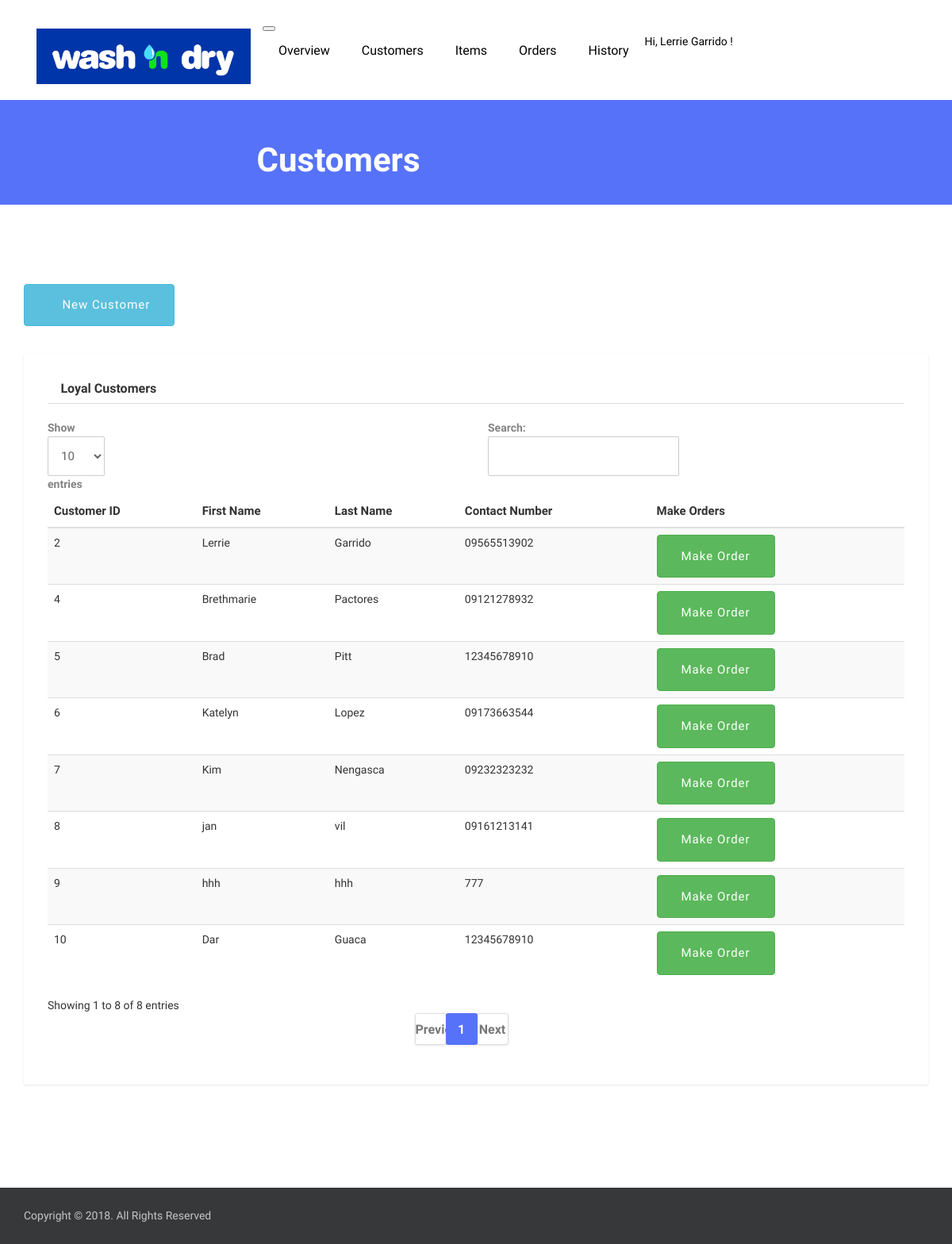
The app's page /pssychcare/laundry/customers.php (signed in) with its own data.
### tables this page shows
CREATE TABLE IF NOT EXISTS `customers` (
`id` int(11) NOT NULL,
  `fname` varchar(50) NOT NULL,
  `lname` varchar(50) NOT NULL,
  `contact_num` varchar(11) NOT NULL
);

### pssychcare/laundry/customers.php (the view, shortened to what this page needs)
<?php
    $query="SELECT * FROM customers";
    $result = mysqli_query($sql, $query);
?>
<!DOCTYPE html>
<html lang="en">
<head>
	<link href="plugins/jquery-ui/jquery-ui.min.html" rel="stylesheet">
	<link href="plugins/bootstrap/dist/css/bootstrap.min.css" rel="stylesheet">
	<link href="plugins/font-awesome/css/font-awesome.min.css" rel="stylesheet">
	<link href="plugins/slick-carousel/slick/slick.css" rel="stylesheet">
	<link href="plugins/slick-carousel/slick/slick-theme.css" rel="stylesheet">
	<link href="plugins/fancybox/jquery.fancybox.pack.css" rel="stylesheet">
	<link href="plugins/jquery-nice-select/css/nice-select.css" rel="stylesheet">
	<link href="plugins/seiyria-bootstrap-slider/dist/css/bootstrap-slider.min.css" rel="stylesheet">
	<link href="css/style.css" rel="stylesheet">
    <link rel="stylesheet" type="text/css" href="https://cdn.datatables.net/v/dt/dt-1.10.16/datatables.min.css"/>
</head>
<body class="body-wrapper">
<section>
	<div class="container">
		<div class="row">
			<div class="col-md-12">
				<?php include('navbar.php') ?>
			</div>
		</div>
	</div>
</section>
<section class="page-title">
	<div class="container">
		<div class="row">
			<div class="col-md-8 offset-md-2 text-center">
				<h3><i class="fa fa-users" aria-hidden="true"></i> Customers</h3>
			</div>
		</div>
	</div>
</section>
<section class="blog section">
	<div class="container">
		<div class="row">
			<div class="col-md-10 offset-md-1 col-lg-12 offset-lg-0">
				<div class="sidebar">
					<div>
						<button type="button" class="btn btn-info" style="margin-bottom: 3%" data-toggle="modal" data-target="#customer_modal"><i class="fa fa-user"></i> New Customer
						</button>
					</div>
				</div>
			</div>
			<div class="col-md-10 offset-md-1 col-lg-12 offset-lg-0">
				<div class="sidebar">
					<div class="widget category">
						<h5 class="widget-header"><i class="fa fa-users"></i> Loyal Customers</h5>
						<form action="claim.php" method="POST">
							<table class="table table-striped table-hover" id="orders">
								<thead>
			                        <tr style="font-size: 15px">
				                        <th>Customer ID</th>
				                        <th>First Name</th>
				                        <th>Last Name</th>
				                        <th>Contact Number</th>
				                        <th>Make Orders</th>
			                    	</tr>
		                    	</thead>
		                    	<tbody>
			                    	<?php while ($row=mysqli_fetch_array($result)) {?>
				                    	<tr style='font-size:14px'>
			                        		<td><?php echo $row['id'] ?>
			                        		</td>
			                        		<td><?php echo $row['fname'] ?></td>
			                        		<td><?php echo $row['lname'] ?></td>
			                        		<td><?php echo $row['contact_num'] ?></td>
			                        		<td><a href="dashboard.php?id=<?php echo $row['id']?>" class="btn btn-success btn-sm">
			                        		Make Order</a></td>
			                        	</tr>
			                    	<?php } ?>
			                    </tbody>
	                        </table>
                        </form>
					</div>
				</div>
			</div>
		</div>
	</div>
</section>
<footer class="footer-bottom">
    <div class="container">
      <div class="row">
        <div class="col-sm-6 col-12">
          <div class="copyright">
            <p>Copyright © 2018. All Rights Reserved</p>
          </div>
        </div>
        <div class="col-sm-6 col-12">
          <ul class="social-media-icons text-right">
              <li><a class="fa fa-facebook" href="#"></a></li>
              <li><a class="fa fa-twitter" href="#"></a></li>
              <li><a class="fa fa-pinterest-p" href="#"></a></li>
              <li><a class="fa fa-vimeo" href="#"></a></li>
            </ul>
        </div>
      </div>
    </div>
</footer>
</body>
</html>

### pssychcare/laundry/navbar.php (shortened to what this page needs)
<?php
    if (isset($_SESSION['admin_user'])) {
        $userQuery = "SELECT * FROM admin WHERE id='".$_SESSION['admin_user']."'";
        $userResult = mysqli_query($sql, $userQuery);
        $userRow = mysqli_fetch_array($userResult);
    }else{
        header("location: index.php");
    }
?>
<nav class="navbar navbar-expand-lg  navigation">
	<a class="navbar-brand" href="overview.php">
		<img src="images/wndl.jpg" width="270" height="70" alt="Wash N' dry">
	</a>
	<button class="navbar-toggler" type="button" data-toggle="collapse" data-target="#navbarSupportedContent" aria-controls="navbarSupportedContent" aria-expanded="false" aria-label="Toggle navigation">
	</button>
	<div class="collapse navbar-collapse" id="navbarSupportedContent">
		<ul class="navbar-nav ml-auto main-nav ">
			<li class="nav-item">
				<a class="nav-link" href="overview.php">Overview</a>
			</li>
			<li class="nav-item">
				<a class="nav-link" href="customers.php">Customers</a>
			</li>
			<li class="nav-item">
				<a class="nav-link" href="items.php">Items</a>
			</li>
			<li class="nav-item">
				<a class="nav-link" href="orders.php">Orders</a>
			</li>
			<li class="nav-item">
				<a class="nav-link" href="history.php">History</a>
			</li>
		</ul>
		<ul class="navbar-nav ml-auto mt-10">
			<li class="nav-item dropdown dropdown-slide">
				<a class="nav-link dropdown-toggle" href="#" data-toggle="dropdown" aria-haspopup="true" aria-expanded="false">
					<?php echo 'Hi, '.$userRow['1'].' '.$userRow['2'].' ! ';?><span></i></span>
				</a>
			</li>
		</ul>
	</div>
</nav>

### pssychcare/laundry/css/style.css (style rules this page uses)
body { line-height: 1.5; font-family: "Muli", sans-serif; }
p, li, input, select, button { font-family: "Muli", sans-serif; color: #666; font-size: 14px; font-weight: 400; }
h1, h2, h3, h4, h5, h6 { font-family: "Muli", sans-serif; font-weight: 600; color: #333; }
p { color: #666; }
h3 { font-size: 20px; }
p { color: #888; }
ol, ul { margin: 0; padding: 0; list-style: none; }
a { transition: all .3s ease-in 0s; color: #000; }
button { cursor: pointer; }
.section { padding: 100px 0; }
.btn { font-size: 15px; letter-spacing: 1px; display: inline-block; padding: 15px 30px; border-radius: 4px; }
.page-title { background: #5672f9; padding: 35px 0; }
.page-title h3 { color: #fff; font-size: 42px; letter-spacing: 0; line-height: 1; margin-bottom: 0; }
.navigation { padding: 20px 0; }
.main-nav .nav-item .nav-link { font-size: 16px; line-height: 43px; padding: 0 20px; }
.nav-item.dropdown { position: relative; }
@media (min-width: 768px) { .dropdown-slide { position: static; } }
.widget { background: #fff; box-shadow: 0px 1px 3px 0px rgba(0, 0, 0, 0.1); padding: 25px 30px 30px; margin-bottom: 30px; border-radius: 2px; }
.widget .widget-header { display: block; font-size: 16px; font-weight: 600; margin-bottom: 20px; padding-bottom: 10px; border-bottom: 1px solid #dedede; }
.footer-bottom { position: relative; background: #363839; padding: 25px 0; }
.footer-bottom .copyright p { color: #c7c7c7; margin-bottom: 0; }
.social-media-icons { text-align: center !important; }
.social-media-icons li { display: inline-block; }
.social-media-icons li a { color: #848484; padding: 0 20px; }

### records on screen
customers: id "2", fname "Lerrie", lname "Garrido", contact_num "09565513902"
customers: id "4", fname "Brethmarie", lname "Pactores", contact_num "09121278932"
customers: id "5", fname "Brad", lname "Pitt", contact_num "12345678910"
customers: id "6", fname "Katelyn", lname "Lopez", contact_num "09173663544"
customers: id "7", fname "Kim", lname "Nengasca", contact_num "09232323232"
customers: id "8", fname "jan", lname "vil", contact_num "09161213141"
customers: id "9", fname "hhh", lname "hhh", contact_num "777"
customers: id "10", fname "Dar", lname "Guaca", contact_num "12345678910"

### other values on screen
$userRow['1'] "Lerrie"
$userRow['2'] "Garrido"
